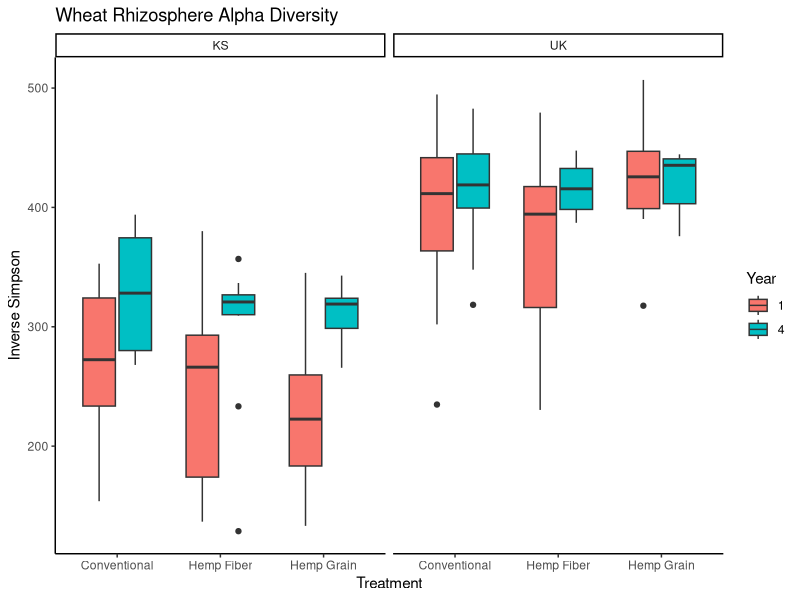
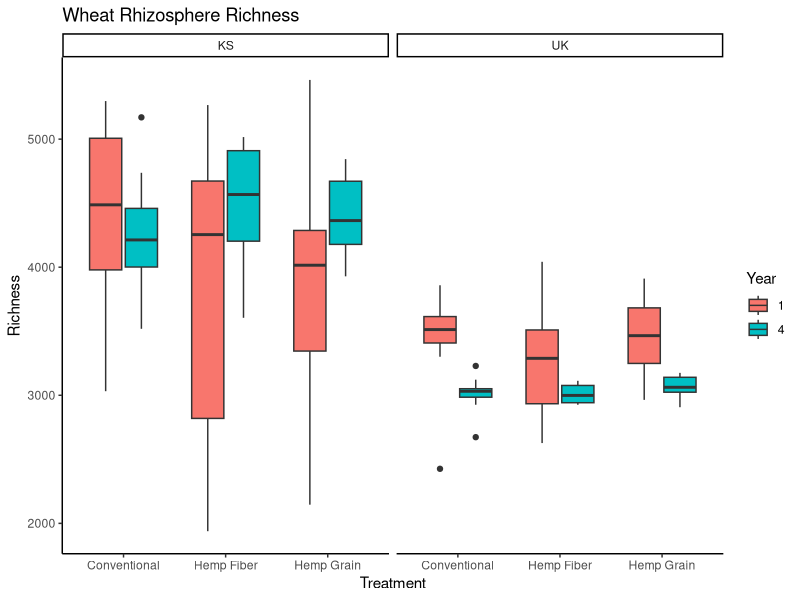

The R source for these figures, in order:
library(tidyverse)
library(readxl)
metadata = read_csv(file="Metadata.csv")
AlphaDiversity = read_csv(file="alphatotal.summary.csv")
Mixed = inner_join(metadata, AlphaDiversity, by=c('group'))
Mixed$Year = as.factor(Mixed$Year)

alphaplot = ggplot(Mixed, aes(x = Treatment, y = invsimpson, fill= Year)) +
  geom_boxplot(width=0.7) +
  facet_wrap(~Site) +
  theme(axis.text.y = element_text(colour = "black", size = 12, face = "bold"), 
        axis.text.x = element_text(colour = "black", face = "bold", size = 12), 
        legend.text = element_text(size = 20, face ="bold", colour ="black"), 
        legend.position = "right", axis.title.y = element_text(face = "bold", size = 14), 
        axis.title.x = element_text(face = "bold", size = 14, colour = "black"), 
        legend.title = element_text(size = 14, colour = "black", face = "bold"), 
        panel.background = element_blank(), panel.border = element_rect(colour = "black", fill = NA, size = 1.2),
        legend.key=element_blank()) +  
  labs(x = "Treatment", colour = "Treatment", y = "Inverse Simpson")+ 
  ggtitle("Wheat Rhizosphere Alpha Diversity") + theme(plot.title = element_text(size=20, hjust = 0.5)) +
  theme_classic()
alphaplot

richnessplot = ggplot(Mixed, aes(x = Treatment, y = sobs, fill=Year)) +
  geom_boxplot(width=0.7) +
  facet_wrap(~Site) +
  theme(axis.text.y = element_text(colour = "black", size = 12, face = "bold"), 
        axis.text.x = element_text(colour = "black", face = "bold", size = 12), 
        legend.text = element_text(size = 20, face ="bold", colour ="black"), 
        legend.position = "right", axis.title.y = element_text(face = "bold", size = 14), 
        axis.title.x = element_text(face = "bold", size = 14, colour = "black"), 
        legend.title = element_text(size = 14, colour = "black", face = "bold"), 
        panel.background = element_blank(), panel.border = element_rect(colour = "black", fill = NA, size = 1.2),
        legend.key=element_blank()) +  
  labs(x = "Treatment", colour = "Treatment", y = "Richness")+ 
  ggtitle("Wheat Rhizosphere Richness") + theme(plot.title = element_text(size=20, hjust = 0.5)) +
  theme_classic()
richnessplot

Conventional = subset(Mixed, Treatment == "Conventional")
Fiber = subset(Mixed, Treatment == "Hemp Fiber")
Grain = subset(Mixed, Treatment == "Hemp Grain")

aovConvdiv = aov(invsimpson ~ Year, data = Conventional)
summary(aovConvdiv)
aovConvrich = aov(sobs ~ Year, data = Conventional)
summary(aovConvrich)

aovFibdiv = aov(invsimpson ~ Year, data = Fiber)
summary(aovFibdiv)
aovFibrich = aov(sobs ~ Year, data = Fiber)
summary(aovFibrich)

aovGraindiv = aov(invsimpson ~ Year, data = Grain)
summary(aovGraindiv)
aovGrainrich = aov(sobs ~ Year, data = Grain)
summary(aovGrainrich)


Year1 = subset(Mixed, Year == "1")
Year4 = subset(Mixed, Year == "4")

aovY1div = aov(invsimpson ~ Treatment, data=Year1)
summary(aovY1div)
aovY1rich = aov(sobs~Treatment, data=Year1)
summary(aovY1rich)
aovY4div = aov(invsimpson ~ Treatment, data=Year4)
summary(aovY4div)
aovY4rich = aov(sobs~Treatment, data=Year4)
summary(aovY4rich)
